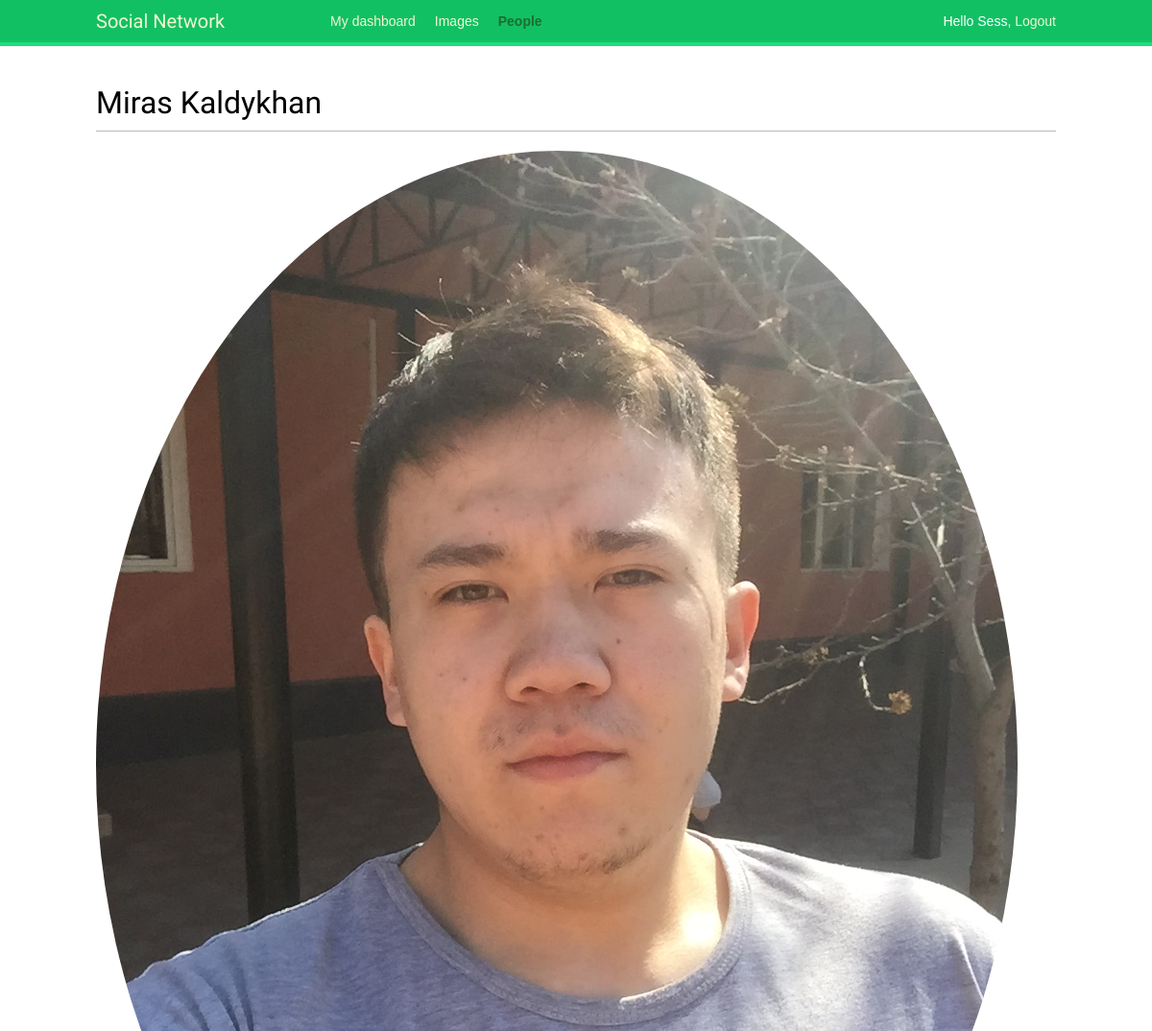
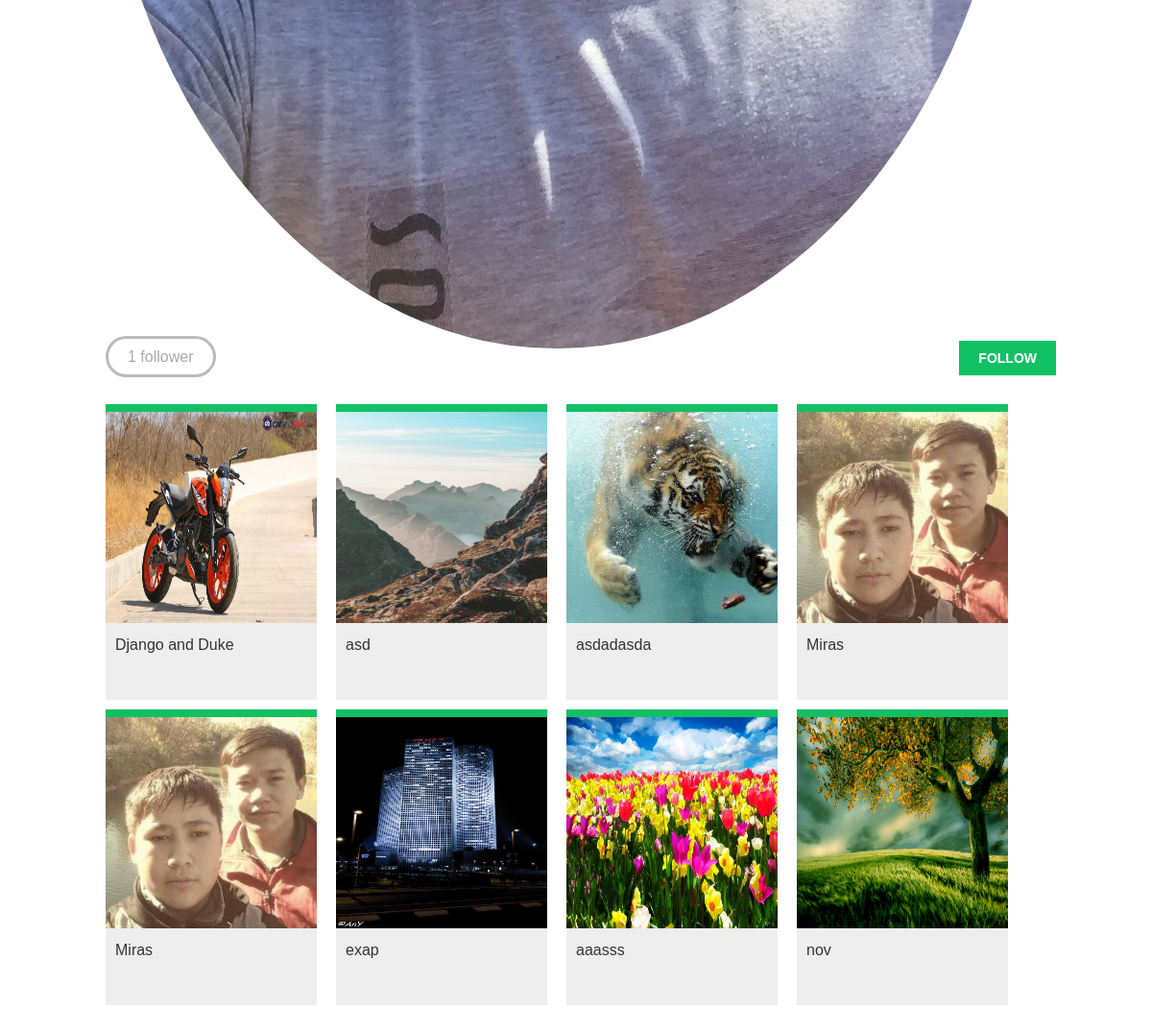
Page /user/Miras/ (signed in) on the committed database (2 pictures, top to bottom).
### images/models.py (models this page shows, shortened)
class Image(models.Model):
    user = models.ForeignKey(settings.AUTH_USER_MODEL,
                             related_name='images_created', on_delete=models.CASCADE)
    title = models.CharField(max_length=200)
    slug = models.SlugField(max_length=200, blank=True)
    url = models.URLField()
    image = models.ImageField(upload_to='images/%Y/%m/%d')
    description = models.TextField(blank=True)
    created = models.DateField(auto_now_add=True, db_index=True)
    users_like = models.ManyToManyField(settings.AUTH_USER_MODEL,
                                        related_name='images_liked',
                                        blank=True)
    def get_absolute_url(self):
        return reverse('images:detail', args=[self.id, self.slug])

### mainapp/views.py (the view)
# urls.py: path('user/<username>/', views.user_detail, name='user_detail'),
@login_required
def user_detail(request, username):
    user = get_object_or_404(User, username=username, is_active=True)
    return render(request, 'account/user/detail.html', {'section': 'people', 'user': user})

### templates/account/user/detail.html (shortened to what this page needs)
{% extends 'base.html' %}
{% load thumbnail %}
{% block content %}
    <h1>{{ user.get_full_name }}</h1>
    <div class="profile-info">
        {% thumbnail user.profile.photo '180x180' crop='100%' as im %}
            <img src="{{ im.url }}" class="user-detail">
        {% endthumbnail %}
    </div>
    {% with total_followers=user.followers.count %}
        <span class="count">
            <span class="total">{{ total_followers }}</span>
            follower{{ total_followers|pluralize }}
        </span>
        <a href="#" data-id="{{ user.id }}"
           data-action="{% if request.user in user.followers.all %}un{% endif %}follow"
           class="follow button">
        {% if request.user not in user.followers.all %}
        Follow
        {% else %}
        Unfollow
        {% endif %}
        </a>
        <div id="image-list" class="image-container">
            {% include "images/image/list_ajax.html" with images=user.images_created.all %}
        </div>
    {% endwith %}
{% endblock %}

### templates/base.html (shortened to what this page needs)
{% load static %}
<!DOCTYPE html>
<html lang="en">
<head>
    <link rel="stylesheet" href="{% static 'css/base.css' %}">
</head>
<body>
    <div id="header">
    <span class="logo"><a href="{% url 'dashboard' %}">Social Network</a></span>
        {% if request.user.is_authenticated %}
            <ul class="menu">
            <li {% if section == "dashboard" %} class="selected"{% endif %}>
            <a href="{% url "dashboard" %}">My dashboard</a>
            </li>
            <li {% if section == "images" %}class="selected"{% endif %}>
            <a href="{% url 'images:list' %}">Images</a>
            </li>
            <li {% if section == "people" %}class="selected"{% endif %}>
            <a href="{% url 'user_list' %}">People</a>
            </li>
            </ul>
        {% endif %}
        <span class="user">
        {% if request.user.is_authenticated %}
            Hello {{ request.user.first_name }},
            <a href="{% url "logout" %}">Logout</a>
            {% else %}
            <a href="{% url "login" %}">Log-in</a>
        {% endif %}
        </span>
    </div>
    <div id="content">
        {% block content %}{% endblock %}
    </div>
</body>
</html>

### templates/images/image/list_ajax.html
{% load thumbnail %}
{% for image in images %}
    <div class="image">
        <a href="{{ image.get_absolute_url }}">
            {% thumbnail image.image "300x300" crop="100%" as im %}
            <a href="{{ image.get_absolute_url }}">
                <img src="{{ im.url }}">
            </a>
            {% endthumbnail %}
        </a>
    <div class="info">
        <a href="{{ image.get_absolute_url }}" class="title">{{ image.title }}</a>
    </div>
    </div>
{% endfor %}

### mainapp/static/css/base.css (style rules this page uses)
body { margin:0; padding:0; font-family:helvetica, sans-serif; }
a { color:#12c064; text-decoration:none; }
h1, h2, h3, h4, h5 , h6 { font-family: 'Muli', sans-serif; font-weight:normal; }
h1 { border-bottom:1px solid #bbb; padding:0 0 10px 0; margin:10px 0 20px 0; }
#header { padding:10px 100px; font-size:14px; background:#12c064; color:#fff; border-bottom:4px solid #1cdf78; overflow:auto; }
#header .logo { font-family: 'Muli', sans-serif; float:left; color:#f3f7cc; font-size:20px; margin-right:10%; }
#header ul.menu { list-style:none; float:left; margin:0; padding:0; }
#header ul.menu li { float:left; padding:4px 10px; }
#header ul.menu li.selected a, #header ul.menu li.selected a:hover { color:#1b6d32; font-weight:bold; }
#header a { color:#f3f7cc; }
#header .user { float:right; padding-top:4px; }
#content { padding:30px 100px; }
input[type=submit], a.button { font-weight:bold; background:#12c064; color:#fff; padding:10px 20px; font-size:14px; text-transform:uppercase; }
.count { color:#aaa; border:3px solid #bbb; border-radius:26px; padding:10px 20px; margin:20px 10px 0; }
a.like, a.follow { float:right; margin-top:-8px; }
#image-list { overflow:auto; }
#image-list .image { float:left; width:220px; height:300px; margin:0 10px 10px 10px; border-top:8px solid #12c064; background:#eee; }
#image-list img { width:220px; height:220px; }
#image-list .info { padding:10px; }
#image-list .info a { color:#333; }
img.user-detail { border-radius:50%; float:left; }
.profile-info { float:left; overflow:auto; margin-right:20px; }
.image-container { margin-top:40px; }

### rows in the picture
Image: shows a picture, title "Django and Duke"
Image: shows a picture, title "asd"
Image: shows a picture, title "asdadasda"
Image: title "Miras"
Image: title "Miras"
Image: shows a picture, title "exap"
Image: shows a picture, title "aaasss"
Image: shows a picture, title "nov"

### other values in the picture
{{ request.user.first_name }} "Sess"
{{ user.get_full_name }} "Miras Kaldykhan"
{{ total_followers }} "1"
